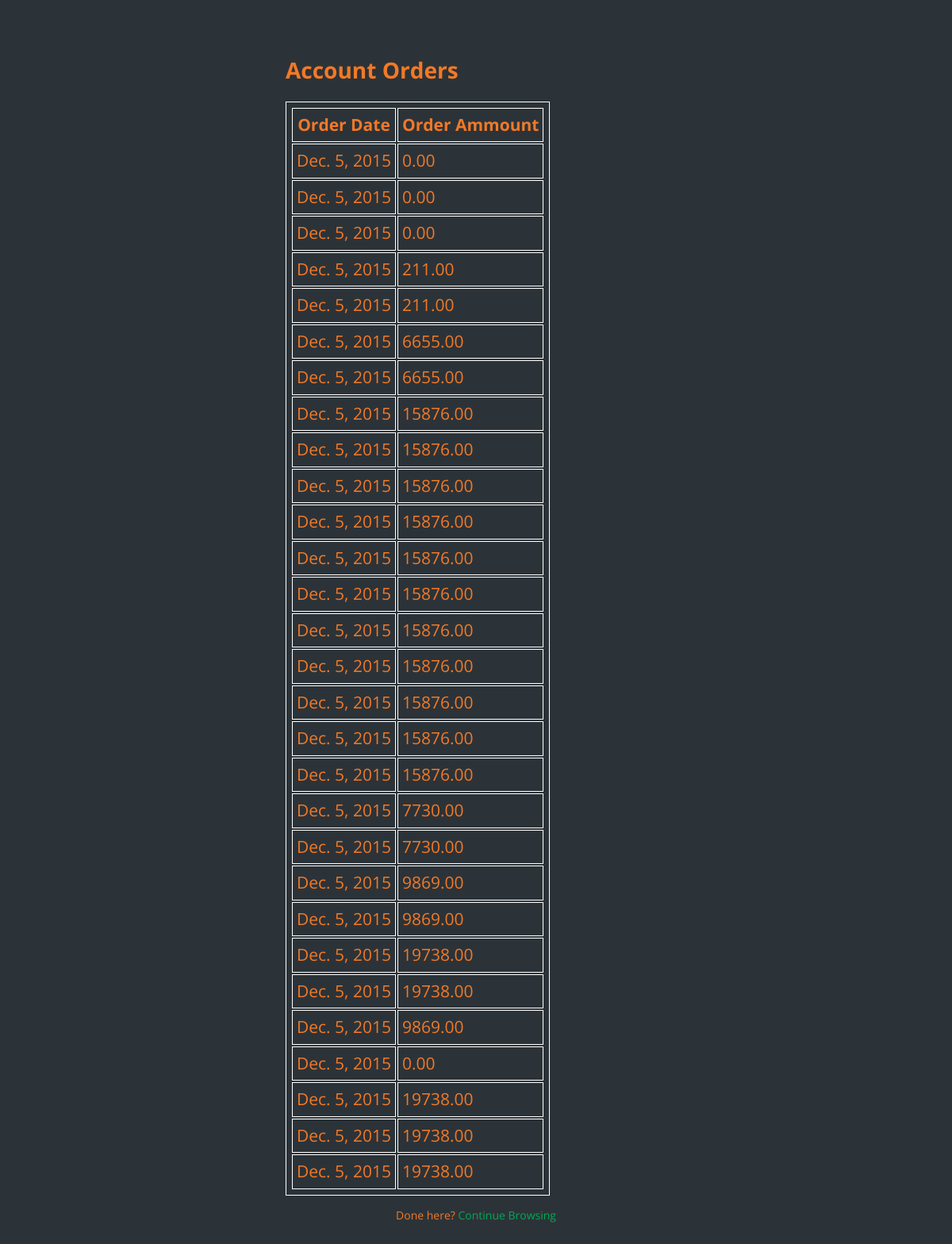
The page /accountOrders/ (signed in) on the database as committed earlier.
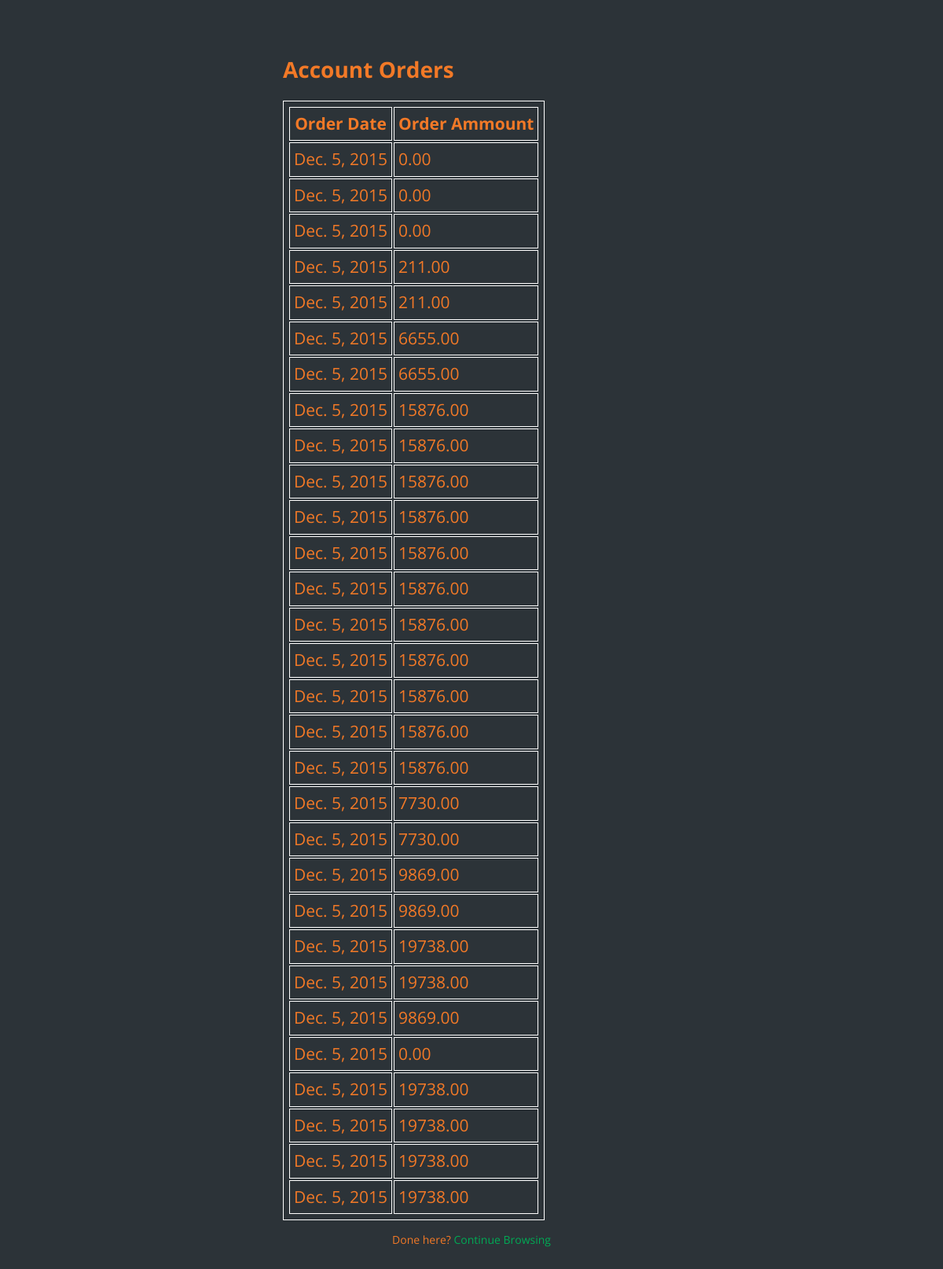
The same page on the database as committed later.
### webstore/models.py (models this page shows, shortened)
class Order(models.Model):
	contains = models.ForeignKey(Contains, null=True, blank=True)
	order_id = models.AutoField(primary_key=True)
	order_date = models.DateField()
	order_paid = models.DecimalField(max_digits=19,decimal_places=2)
	orders = models.ForeignKey(User)
	pass

### webstore/views.py (the view)
# urls.py: url(r'^accountOrders/','webstore.views.accountOrders'),
def accountOrders(request):
	try:
		activeUser = request.session['username']
	except KeyError:
		return login_user(request)
	orders = Order.objects.filter(orders__user_name = activeUser)
	return render(request,'accountOrders.html', {"orders" : orders})

### template/accountOrders.html (shortened to what this page needs)
<!DOCTYPE html PUBLIC "-//W3C//DTD XHTML 1.0 Transitional//EN" "http://www.w3.org/TR/xhtml1/DTD/xhtml1-transitional.dtd">
<html xmlns="http://www.w3.org/1999/xhtml" xml:lang="en" lang="en">
<head>
<link rel="stylesheet" type = "text/css" href= "/static/css/style.css" media = "screen"/>
</head>
<body>
<body class="align">
  <div class="site__container">
  <div class="grid__container">
  <h1>Account Orders</h1>
     <div ng-hide="">
    {% if orders %}
    <table style="padding: 5px; font-size:150%" id="Orders">
      <tr style="font: bold">
        <th> Order Date </th>
        <th> Order Ammount </th>
      </tr>
      {% for p in orders %}
      <tr >
        <td> {{ p.order_date }}</td>
        <td> {{ p.order_paid}} </td>
      </tr>
      {% endfor %}
      </table>
    {% endif %}
    </div>
        </div>
        <p class="text--center">Done here? <a href="/index">Continue Browsing</a> </p>
    </div>
</body>
</body>
</html>

Rows that differ between the two databases and show on the page:
added Order: order_date "Dec. 5, 2015", order_paid "19738.00"
